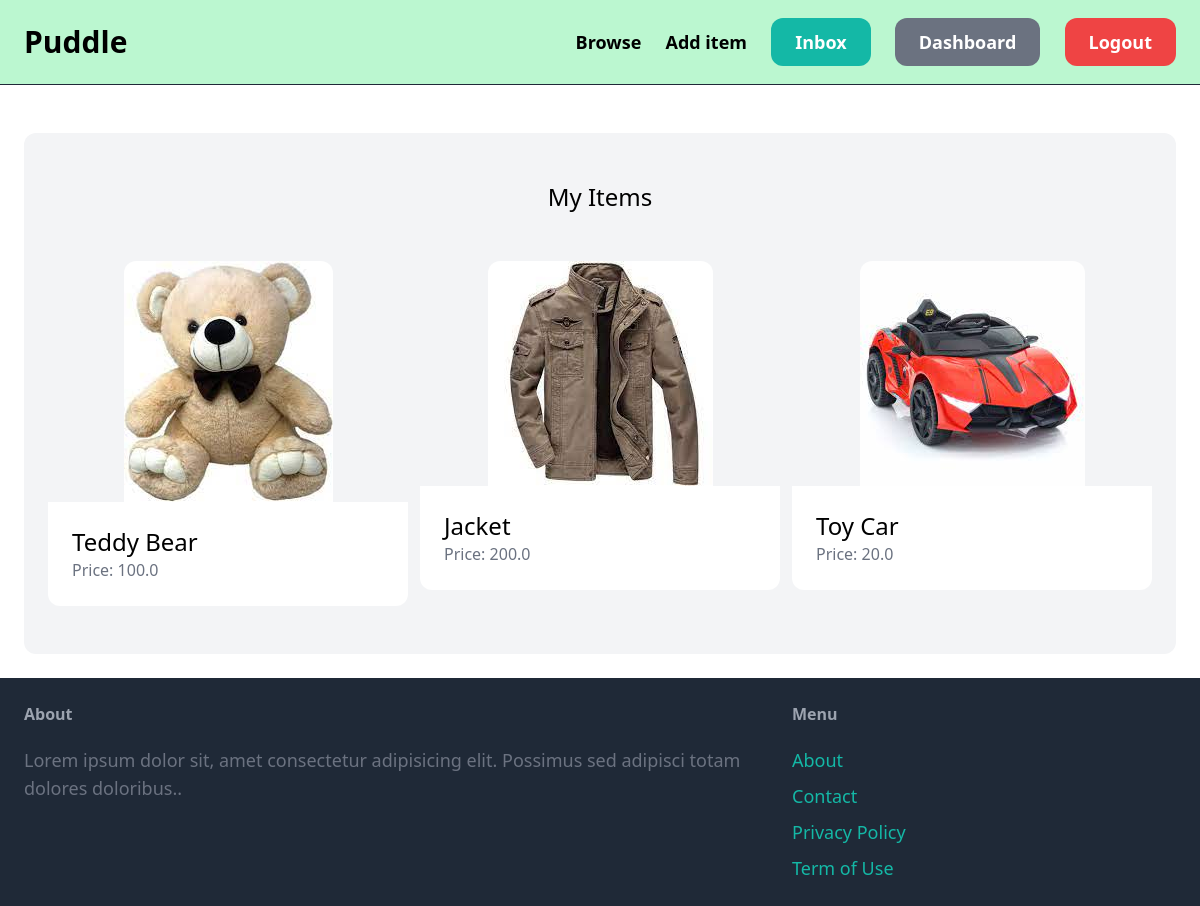
The app's page /dashboard/ (signed in) with its own data.
### item/models.py (models this page shows, shortened)
class Item(models.Model):
    category = models.ForeignKey(Category,related_name='items',on_delete=models.CASCADE)
    name = models.CharField(max_length=255)
    description = models.TextField(blank=True,null=True)
    price = models.FloatField()
    image = models.ImageField(upload_to='items_images',blank=True,null=True)
    is_sold = models.BooleanField(default=False)
    created_by = models.ForeignKey(User,related_name='items',on_delete=models.CASCADE)

### dashboard/views.py (the view)
# urls.py: path('', views.index, name="index"),
@login_required
def index(request):
    items = Item.objects.filter(created_by = request.user)
    return render(request,'dashboard/index.html',{
        'items' : items,
    })

### dashboard/templates/dashboard/index.html (shortened to what this page needs)
{% extends 'core/base.html' %}
{% block content %}
    <div class="mt-6 px-6 py-12 bg-gray-100 rounded-xl">
        <h2 class="mb-12 text-2xl text-center">My Items</h2>
        <div class="grid grid-cols-3 gap-3">
            {% for item in items %}
                <div >
                    <a href="{% url "item:detail" item.id %}">
                        <div class="mx-auto flex items-center">
                            <div class="mx-auto flex items-center">
                                <img src="{{ item.image.url }}" class="rounded-t-xl">
                            </div>
                        </div>
                        <div class = "p-6 bg-white rounded-b-xl">
                            <h2 class = "text-2xl">{{ item.name }} </h2>
                            <p class = "text-gray-500">Price: {{ item.price }} </p>
                        </div>
                    </a>
                </div>
                {% endfor %}
            </div>
        </div>
{% endblock %}

### core/templates/core/base.html (shortened to what this page needs)
<!DOCTYPE html>
<html lang="en">
<head>
    <script src = "https://cdn.tailwindcss.com"></script>
</head>
<body class = "flex flex-col min-h-screen">
    <nav class="px-6 py-6 flex justify-between items-center border-b  border-gray-800 bg-green-200">
        <a href="/" class="text-3xl font-bold ">Puddle</a>
        <div class="space-x-5">
            <a href="{% url "item:items" %}" class="text-lg font-semibold hover:text-gray-500">Browse</a>
            {% if request.user.is_authenticated %}
                <a href="{% url "item:new" %}" class="text-lg font-semibold hover:text-gray-500">Add item</a>
                <a href={% url "conversation:inbox" %} class="px-6 py-3 text-lg font-semibold bg-teal-500 text-white rounded-xl hover:bg-teal-700">Inbox</a>
                <a href="{% url "dashboard:index" %}" class="px-6 py-3 text-lg font-semibold bg-gray-500 text-white rounded-xl  hover:bg-gray-700">Dashboard</a>
                <a href="{% url "core:Logout" %}" class="px-6 py-3 text-lg font-semibold bg-red-500 text-white rounded-xl  hover:bg-red-700">Logout</a>
            {% else %}
                <a href={% url "core:signup" %} class="px-6 py-3 text-lg font-semibold bg-teal-500 text-white rounded-xl hover:bg-teal-700">Sign up</a>
                <a href="{% url "core:Login" %}" class="px-6 py-3 text-lg font-semibold bg-gray-500 text-white rounded-xl  hover:bg-gray-700">Login</a>
            {% endif %}
        </div>
    </nav>
    <div class = "px-6 py-6 flex-grow">
    {% block content %}
    {% endblock %}
</div>
    <footer class = "py-6 px-6 flex justify-between bg-gray-800">
        <div class="w-2/3 pr-10">
            <h3 class="mb-5 font-semibold text-gray-400">About</h3>
            <p class="text-lg text-gray-500">Lorem ipsum dolor sit, amet consectetur adipisicing elit. Possimus sed adipisci totam dolores doloribus..</p>
        </div>
        <div class="w-1/3">
            <h3 class="mb-5 font-semibold text-gray-400">Menu</h3>
            <ul class="space-y-2">
                <li><a href="#" class="text-lg text-teal-500 hower:text-teal-700">About</a></li>
                <li><a href="{%url 'core:contact' %}" class="text-lg text-teal-500 hower:text-teal-700">Contact</a></li>
                <li><a href="#" class="text-lg text-teal-500 hower:text-teal-700">Privacy Policy</a></li>
                <li><a href="#" class="text-lg text-teal-500 hower:text-teal-700">Term of Use</a></li>
            </ul>
        </div>
    </footer>
</body>
</html>

### records on screen
Item: image (picture), name "Teddy Bear", price "100.0"
Item: image (picture), name "Jacket", price "200.0"
Item: image (picture), name "Toy Car", price "20.0"
